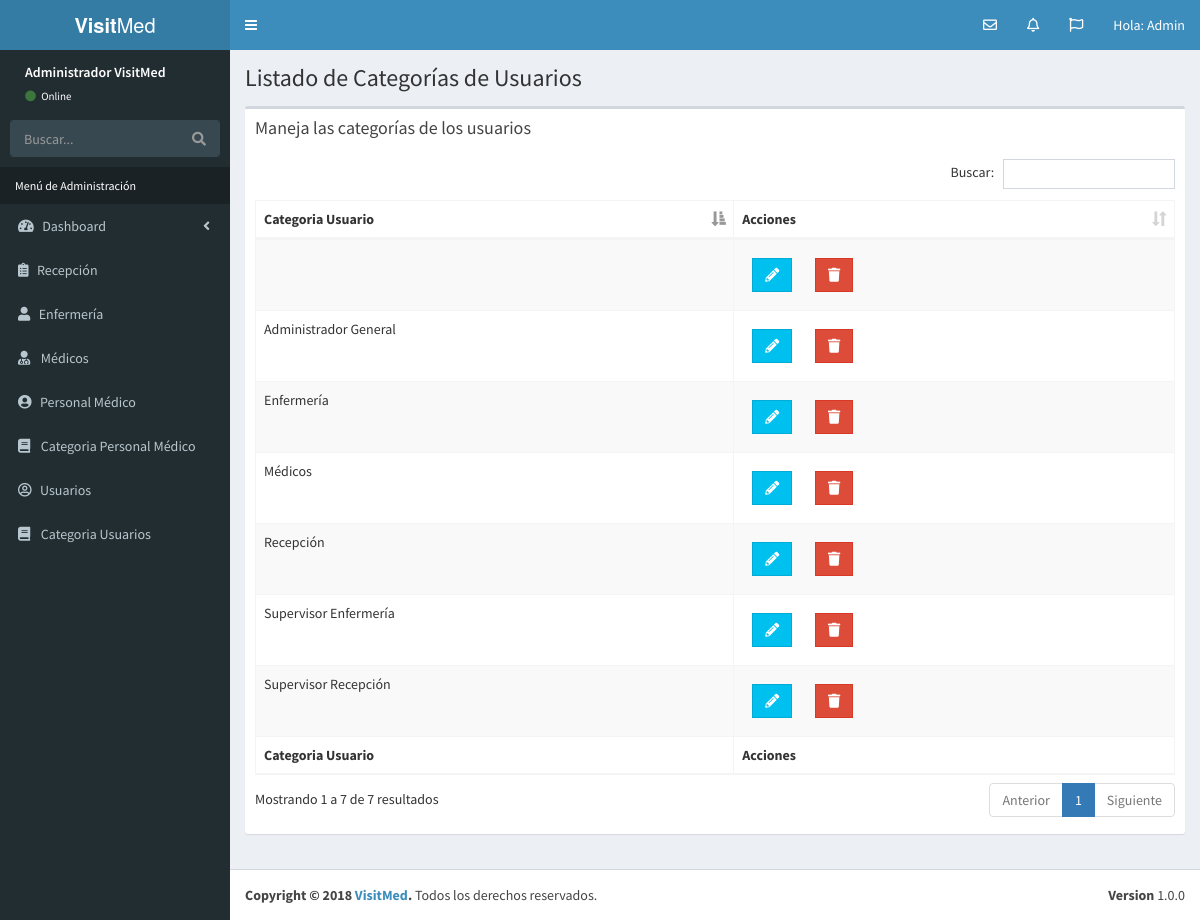
The app's page /lista_categoria_usuario.php (signed in) with its own data.
### tables this page shows
CREATE TABLE `categoria_usuario` (
  `id_categoria_usuario` tinyint(10) NOT NULL,
  `cat_usuario` varchar(50) NOT NULL,
  `editado` datetime NOT NULL
);

### lista_categoria_usuario.php (the view, shortened to what this page needs)
<?php
      include_once 'funciones/funciones.php';
      include_once 'templates/header.php';
      include_once 'templates/barra.php';
      include_once 'templates/navegacion.php';
?>
  <div class="content-wrapper">
    <section class="content-header">
          <h1>
            Listado de Categorías de Usuarios
          </h1>
    </section>
   <section class="content">
      <div class="row">
        <div class="col-xs-12">
          <div class="box">
            <div class="box-header">
              <h3 class="box-title">Maneja las categorías de los usuarios</h3>
            </div>
            <div class="box-body">
              <table id="registros" class="table table-bordered table-striped">
                <thead>
                <tr>
                  <th>Categoria Usuario</th>
                  <th>Acciones</th>
                </tr>
                </thead>
                <tbody>
                    <?php
                     try {
                        $sql = "SELECT * FROM categoria_usuario";
                        $resultado = $conn->query($sql);
                     } catch (Exception $e) {
                        $error = $e->getMessage();
                        echo $error;
                     }
                     while($categoria_usuario = $resultado->fetch_assoc() ) { ?>
                          <tr>
                              <td><?php echo $categoria_usuario['cat_usuario']; ?></td>
                              <td>
                                <a href="editar_categoria_usuario.php?id=<?php echo $categoria_usuario['id_categoria_usuario']; ?>" class="btn btn-info btn-flat margin ">
                                    <i class="fas fa-pencil-alt"></i>
                                </a>
                                <a href="#" data-id="<?php echo $categoria_usuario['id_categoria_usuario']; ?>" data-tipo="categoria_usuario" class="btn btn-danger btn-flat margin borrar_registro">
                                    <i class="fa fa-trash"></i>
                                </a>
                              </td>
                          </tr>
                     <?php } ?>
                </tbody>
                <tfoot>
                <tr>
                  <th>Categoria Usuario</th>
                  <th>Acciones</th>
                </tr>
                </tfoot>
              </table>
            </div>
          </div>
        </div>
      </div>
    </section>
  </div>
  <?php
        include_once 'templates/footer.php';
  ?>

### records on screen
categoria_usuario: cat_usuario "Administrador General"
categoria_usuario: cat_usuario "Médicos"
categoria_usuario: cat_usuario "Supervisor Recepción"
categoria_usuario: cat_usuario "Recepción"
categoria_usuario: cat_usuario "Supervisor Enfermería"
categoria_usuario: cat_usuario "Enfermería"
